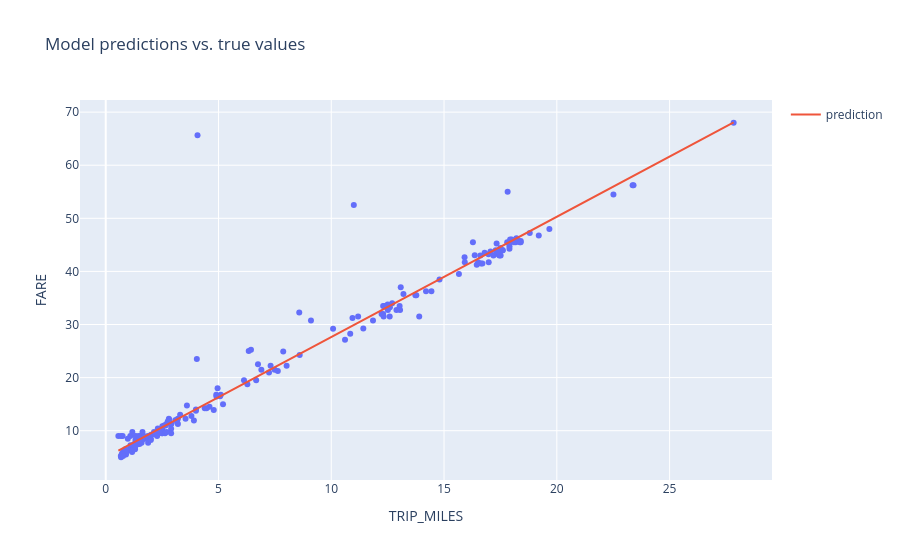

Notebook source saved alongside this figure:
### Code cell
#updating hyperparameters
settings_2=ml_edu.experiment.ExperimentSettings(
learning_rate=0.01,
number_epochs=20,
batch_size=50,
input_features=['TRIP_MILES']
)
metrics=[keras.metrics.RootMeanSquaredError(name='rmse')]
model_2=build_model(settings_2,metrics)
experiment_2= train_model('One_feature',model_2,'FARE',settings_2,df)

ml_edu.results.plot_experiment_metrics(experiment_2,['rmse'])
ml_edu.results.plot_model_predictions(experiment_2,df,'FARE')

### Figure 1 — Plotly figure (JSON) as saved in the notebook; plotly's stock layout.template omitted (floating-point values rounded to 4 significant figures; data arrays with more than 128 entries replaced by an {"elided": "..."} marker saying what was removed)
{"data": [{"hovertemplate": "TRIP_MILES=%{x}<br>FARE=%{y}<extra></extra>", "legendgroup": "", "marker": {"color": "#636efa", "symbol": "circle"}, "mode": "markers", "name": "", "orientation": "v", "showlegend": false, "type": "scatter", "x": {"elided": "200 float values"}, "xaxis": "x", "y": {"elided": "200 float values"}, "yaxis": "y"}, {"mode": "lines", "name": "prediction", "type": "scatter", "x": {"elided": "200 float values"}, "y": {"elided": "200 float values"}}], "layout": {"legend": {"tracegroupgap": 0}, "title": {"text": "Model predictions vs. true values"}, "xaxis": {"anchor": "y", "domain": [0, 1], "title": {"text": "TRIP_MILES"}}, "yaxis": {"anchor": "x", "domain": [0, 1], "title": {"text": "FARE"}}}}
